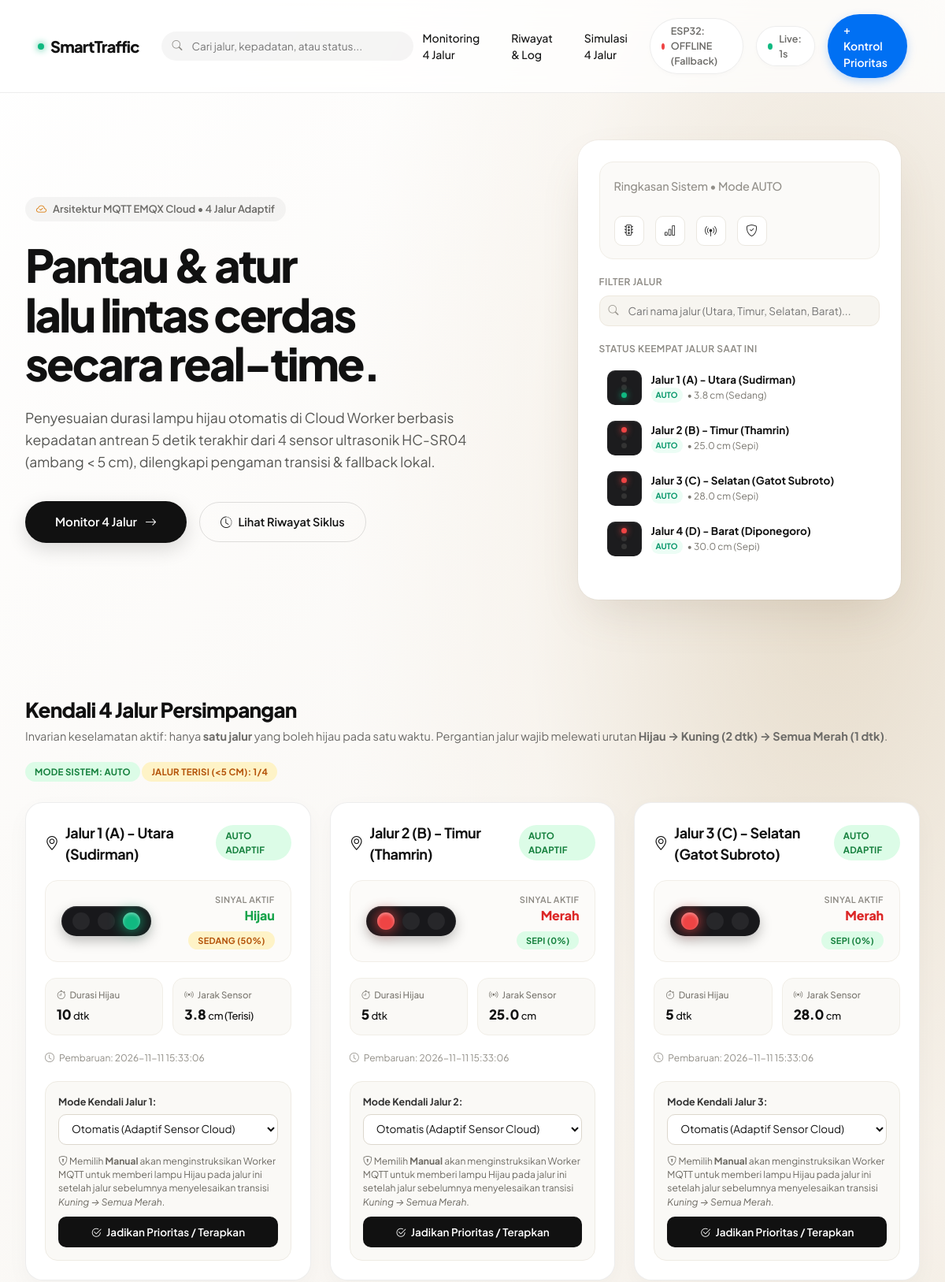
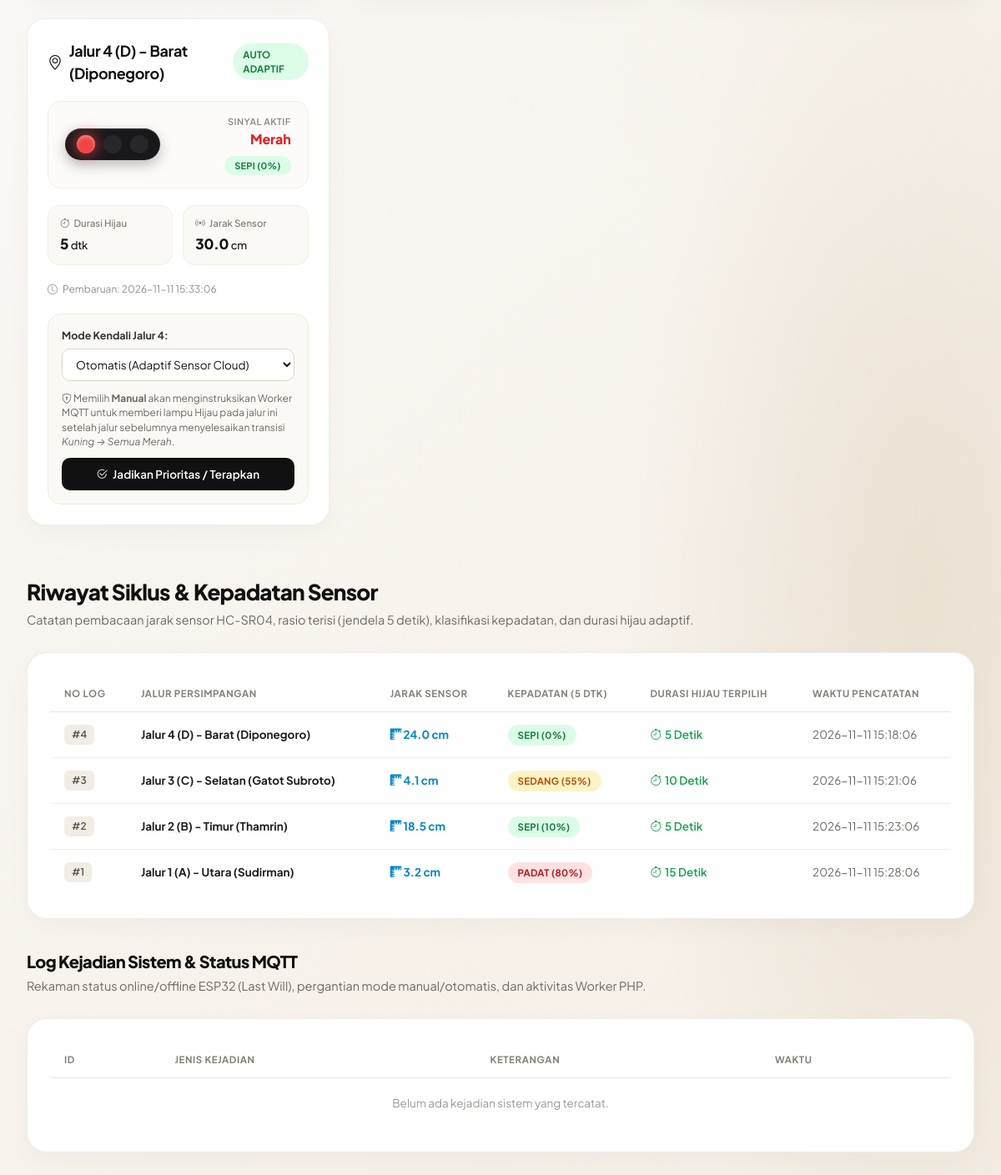
The page / on the database its author committed (2 pictures, top to bottom).
### tables this page shows
CREATE TABLE IF NOT EXISTS `status_persimpangan` (
  `id` int(11) NOT NULL AUTO_INCREMENT,
  `nama_simpang` varchar(100) NOT NULL,
  `mode` enum('auto','manual') NOT NULL DEFAULT 'auto',
  `lampu_aktif` enum('merah','kuning','hijau') NOT NULL DEFAULT 'merah',
  `durasi_hijau` int(11) NOT NULL DEFAULT 5,
  `jarak_cm` decimal(5,1) NOT NULL DEFAULT 30.0 COMMENT 'Jarak objek dari sensor HC-SR04 (cm)',
  `rasio_terisi` decimal(5,1) NOT NULL DEFAULT 0.0 COMMENT 'Persentase terisi dalam jendela 5 detik (%)',
  `kepadatan` enum('Sepi','Sedang','Padat') NOT NULL DEFAULT 'Sepi' COMMENT 'Klasifikasi kepadatan jalur',
  `jumlah_kendaraan` int(11) NOT NULL DEFAULT 0 COMMENT '[DEPRECATED] Dipertahankan untuk kompatibilitas lama',
  `updated_at` timestamp NOT NULL DEFAULT CURRENT_TIMESTAMP ON UPDATE CURRENT_TIMESTAMP,
  PRIMARY KEY (`id`)
);

CREATE TABLE IF NOT EXISTS `log_lalu_lintas` (
  `id` int(11) NOT NULL AUTO_INCREMENT,
  `simpang_id` int(11) NOT NULL,
  `jarak_cm` decimal(5,1) NOT NULL DEFAULT 30.0,
  `rasio_terisi` decimal(5,1) NOT NULL DEFAULT 0.0,
  `kepadatan` enum('Sepi','Sedang','Padat') NOT NULL DEFAULT 'Sepi',
  `jumlah_kendaraan` int(11) NOT NULL DEFAULT 0 COMMENT '[DEPRECATED] 1=terisi (<ambang), 0=kosong',
  `durasi_terpilih` int(11) NOT NULL,
  `lampu_aktif` enum('merah','kuning','hijau') NOT NULL DEFAULT 'hijau',
  `waktu_catat` timestamp NOT NULL DEFAULT CURRENT_TIMESTAMP,
  PRIMARY KEY (`id`),
  KEY `idx_simpang_waktu` (`simpang_id`, `waktu_catat`)
);

### index.php (called while the page is built, shortened)
<?php
require_once __DIR__ . '/koneksi.php';
$config_map = [
    'mode'            => 'AUTO',
    'prioritas'       => '0',
    'ambang_cm'       => '5',
    'hijau_sepi'      => '5',
    'hijau_sedang'    => '10',
    'hijau_padat'     => '15',
    'esp32_status'    => 'offline',
    'esp32_last_seen' => '0',
    'active_lane'     => '1',
    'phase_state'     => 'HIJAU',
];
$cfg_result = $conn->query("SELECT `kunci`, `nilai` FROM `config`");
if ($cfg_result) {
    while ($c = $cfg_result->fetch_assoc()) {
        $config_map[$c['kunci']] = $c['nilai'];
    }
}
$result = $conn->query("SELECT * FROM `status_persimpangan` ORDER BY `id` ASC LIMIT 4");
$persimpangan_list = [];
$total_terisi = 0;
if ($result) {
    while ($row = $result->fetch_assoc()) {
        $persimpangan_list[] = $row;
        if (floatval($row['jarak_cm'] ?? 30.0) < floatval($config_map['ambang_cm'] ?? 5.0)) {
            $total_terisi++;
        }
    }
}
$log_result = $conn->query("SELECT l.*, s.nama_simpang
    FROM `log_lalu_lintas` l
    LEFT JOIN `status_persimpangan` s ON l.simpang_id = s.id
    ORDER BY l.id DESC LIMIT 8");
$logs = [];
if ($log_result) {
    while ($log = $log_result->fetch_assoc()) {
        $logs[] = $log;
    }
}
$event_logs = [];
include 'includes/header.php';
include 'includes/hero.php';
include 'includes/simpang_grid.php';
include 'includes/log_table.php';
include 'includes/footer.php';
?>

### includes/simpang_grid.php (the view, shortened to what this page needs)
<section id="control-section">
    <div class="section-header-block">
        <div>
            <h2 class="section-title">Kendali 4 Jalur Persimpangan</h2>
            <p class="section-desc">
                Invarian keselamatan aktif: hanya <strong>satu jalur</strong> yang boleh hijau pada satu waktu. Pergantian jalur wajib melewati urutan <strong>Hijau &rarr; Kuning (<?= intval($config_map['kuning'] ?? 2); ?> dtk) &rarr; Semua Merah (<?= intval($config_map['semua_merah'] ?? 1); ?> dtk)</strong>.
            </p>
        </div>
        <div class="d-flex gap-2" style="align-items: center; flex-wrap: wrap;">
            <span class="pill-badge badge-auto">Mode Sistem: <?= htmlspecialchars($config_map['mode'] ?? 'AUTO'); ?></span>
            <span class="pill-badge badge-manual">Jalur Terisi (&lt;<?= htmlspecialchars($config_map['ambang_cm'] ?? '10'); ?> cm): <?= intval($total_terisi); ?>/4</span>
        </div>
    </div>
    <div class="intersections-grid" id="gridCards">
        <?php foreach ($persimpangan_list as $row):
            $idJalur   = intval($row['id']);
            $isManual  = ($row['mode'] === 'manual');
            $lampu     = strtolower($row['lampu_aktif'] ?? 'merah');
            $jarakCm   = floatval($row['jarak_cm'] ?? 30.0);
            $rasio     = floatval($row['rasio_terisi'] ?? 0.0);
            $kepadatan = $row['kepadatan'] ?? 'Sepi';
            $ambangCm  = floatval($config_map['ambang_cm'] ?? 10.0);
            $terisiSkr = ($jarakCm < $ambangCm);
            $badgeKepadatanClass = 'badge-auto';
            if ($kepadatan === 'Padat') {
                $badgeKepadatanClass = 'badge-padat';
            } elseif ($kepadatan === 'Sedang') {
                $badgeKepadatanClass = 'badge-manual';
            }
        ?>
        <div class="simpang-card" id="simpang-<?= $idJalur; ?>" data-name="<?= strtolower(htmlspecialchars($row['nama_simpang'] . ' ' . $kepadatan)); ?>">
            <div class="card-top-bar">
                <div class="simpang-name">
                    <i class="bi bi-geo-alt text-muted"></i>
                    <?= htmlspecialchars($row['nama_simpang']); ?>
                </div>
                <span class="pill-badge <?= $isManual ? 'badge-manual' : 'badge-auto'; ?>">
                    <?= $isManual ? 'PRIORITAS MANUAL' : 'AUTO ADAPTIF'; ?>
                </span>
            </div>
            <div class="traffic-light-visual-box">
                <div class="physical-traffic-light">
                    <div class="light-bulb merah <?= ($lampu === 'merah') ? 'active' : ''; ?>" title="Lampu Merah"></div>
                    <div class="light-bulb kuning <?= ($lampu === 'kuning') ? 'active' : ''; ?>" title="Lampu Kuning"></div>
                    <div class="light-bulb hijau <?= ($lampu === 'hijau') ? 'active' : ''; ?>" title="Lampu Hijau"></div>
                </div>
                <div class="light-status-label">
                    <div class="label-text">Sinyal Aktif</div>
                    <div class="active-color-name <?= htmlspecialchars($lampu); ?>"><?= ucfirst(htmlspecialchars($lampu)); ?></div>
                    <div style="margin-top: 6px;">
                        <span class="pill-badge <?= $badgeKepadatanClass; ?>" style="font-size: 11px;">
                            <?= htmlspecialchars($kepadatan); ?> (<?= number_format($rasio, 0); ?>%)
                        </span>
                    </div>
                </div>
            </div>
            <div class="metrics-row">
                <div class="metric-chip">
                    <div class="metric-label">
                        <i class="bi bi-stopwatch"></i> Durasi Hijau
                    </div>
                    <div class="metric-value">
                        <?= intval($row['durasi_hijau']); ?>
                        <span style="font-size: 13px; font-weight: 500;">dtk</span>
                    </div>
                </div>
                <div class="metric-chip">
                    <div class="metric-label">
                        <i class="bi bi-broadcast"></i> Jarak Sensor
                    </div>
                    <div class="metric-value">
                        <?= number_format($jarakCm, 1); ?>
                        <span style="font-size: 13px; font-weight: 500;">cm <?= $terisiSkr ? '(Terisi)' : ''; ?></span>
                    </div>
                </div>
            </div>
            <div class="timestamp-info">
                <i class="bi bi-clock"></i>
                <span>Pembaruan: <?= htmlspecialchars($row['updated_at']); ?></span>
            </div>
            <div class="control-form-wrapper">
                <form action="update_manual.php" method="POST" onsubmit="pauseRefreshDuringSubmit()">
                    <div class="form-row">
                        <label class="form-label-custom">Mode Kendali Jalur <?= $idJalur; ?>:</label>
                        <select name="mode" class="form-select-custom" onchange="handleModeChange(this, <?= $idJalur; ?>)">
                            <option value="auto" <?= !$isManual ? 'selected' : ''; ?>>Otomatis (Adaptif Sensor Cloud)</option>
                        </select>
                    </div>
                    <div class="form-row" style="font-size: 12px; color: #6c6962; line-height: 1.45; margin-bottom: 10px;">
                        <i class="bi bi-shield-lock"></i>
                        Memilih <strong>Manual</strong> akan menginstruksikan Worker MQTT untuk memberi lampu Hijau pada jalur ini setelah jalur sebelumnya menyelesaikan transisi <em>Kuning &rarr; Semua Merah</em>.
                    </div>
                    <button type="submit" id="btn-submit-<?= $idJalur; ?>" class="btn-apply-custom">
                        <i class="bi bi-check2-circle"></i>
                        <?= $isManual ? 'Perbarui / Terapkan Mode' : 'Jadikan Prioritas / Terapkan'; ?>
                    </button>
                </form>
            </div>
        </div>
        <?php endforeach; ?>
    </div>
</section>

### includes/hero.php
<section class="hero-section">
    <div class="hero-left">
        <div class="hero-tag">
            <i class="bi bi-cloud-check"></i>
            <span>Arsitektur MQTT EMQX Cloud &bull; 4 Jalur Adaptif</span>
        </div>
        <h1 class="hero-title">
            Pantau &amp; atur<br>
            lalu lintas cerdas<br>
            secara real-time.
        </h1>
        <p class="hero-subtitle">
            Penyesuaian durasi lampu hijau otomatis di Cloud Worker berbasis kepadatan antrean 5 detik terakhir dari 4 sensor ultrasonik HC-SR04 (ambang &lt; <?= htmlspecialchars($config_map['ambang_cm'] ?? '10'); ?> cm), dilengkapi pengaman transisi &amp; fallback lokal.
        </p>
        <div class="hero-actions">
            <a href="#control-section" class="btn-hero-black">
                <span>Monitor 4 Jalur</span>
                <i class="bi bi-arrow-right"></i>
            </a>
            <a href="#log-section" class="btn-hero-ghost">
                <i class="bi bi-clock-history"></i>
                <span>Lihat Riwayat Siklus</span>
            </a>
        </div>
    </div>
    <div class="hero-right">
        <div class="floating-card">
            <div class="card-prompt-box">
                <div class="prompt-header">
                    Ringkasan Sistem &bull; Mode <?= htmlspecialchars($config_map['mode'] ?? 'AUTO'); ?>
                </div>
                <div class="prompt-icons">
                    <a href="#control-section" class="prompt-icon-btn" title="Kontrol 4 Jalur"><i class="bi bi-stoplights"></i></a>
                    <a href="#log-section" class="prompt-icon-btn" title="Riwayat & Log"><i class="bi bi-bar-chart"></i></a>
                    <span class="prompt-icon-btn" title="Jalur Terisi"><i class="bi bi-broadcast-pin"></i></span>
                    <span class="prompt-icon-btn" title="Pengaman Transisi Aktif"><i class="bi bi-shield-check"></i></span>
                </div>
            </div>
            <span class="card-section-label">Filter Jalur</span>
            <div class="card-search-pill">
                <i class="bi bi-search"></i>
                <input type="text" placeholder="Cari nama jalur (Utara, Timur, Selatan, Barat)..." oninput="filterIntersections(this.value)">
            </div>
            <div class="card-item-group">
                <span class="card-section-label">Status Keempat Jalur Saat Ini</span>
                <?php foreach ($persimpangan_list as $item): ?>
                <a href="#simpang-<?= intval($item['id']); ?>" class="card-item-row">
                    <div class="item-thumb-signal">
                        <span class="signal-mini-dot red <?= ($item['lampu_aktif'] === 'merah') ? 'active' : ''; ?>"></span>
                        <span class="signal-mini-dot yellow <?= ($item['lampu_aktif'] === 'kuning') ? 'active' : ''; ?>"></span>
                        <span class="signal-mini-dot green <?= ($item['lampu_aktif'] === 'hijau') ? 'active' : ''; ?>"></span>
                    </div>
                    <div class="item-info">
                        <div class="item-title"><?= htmlspecialchars($item['nama_simpang']); ?></div>
                        <div class="item-desc">
                            <span class="item-badge-mode <?= ($item['mode'] === 'manual') ? 'badge-mode-manual' : 'badge-mode-auto'; ?>">
                                <?= ($item['mode'] === 'manual') ? 'PRIORITAS' : 'AUTO'; ?>
                            </span>
                            <span>&bull; <?= number_format(floatval($item['jarak_cm'] ?? 30), 1); ?> cm (<?= htmlspecialchars($item['kepadatan'] ?? 'Sepi'); ?>)</span>
                        </div>
                    </div>
                </a>
                <?php endforeach; ?>
            </div>
        </div>
    </div>
</section>

### includes/log_table.php (shortened to what this page needs)
<section id="log-section">
    <div class="section-header-block">
        <div>
            <h2 class="section-title">Riwayat Siklus &amp; Kepadatan Sensor</h2>
            <p class="section-desc">Catatan pembacaan jarak sensor HC-SR04, rasio terisi (jendela 5 detik), klasifikasi kepadatan, dan durasi hijau adaptif.</p>
        </div>
    </div>
    <div class="log-container">
        <table class="custom-table">
            <thead>
                <tr>
                    <th>No Log</th>
                    <th>Jalur Persimpangan</th>
                    <th>Jarak Sensor</th>
                    <th>Kepadatan (5 dtk)</th>
                    <th>Durasi Hijau Terpilih</th>
                    <th>Waktu Pencatatan</th>
                </tr>
            </thead>
            <tbody>
                <?php if (empty($logs)): ?>
                <tr>
                    <td colspan="6" style="text-align: center; color: #9c9890; padding: 24px;">Belum ada riwayat siklus yang tercatat.</td>
                </tr>
                <?php else: ?>
                    <?php foreach ($logs as $log):
                        $namaJalurLog = !empty($log['nama_simpang']) ? $log['nama_simpang'] : ('Jalur ' . intval($log['simpang_id']));
                        $jarakLog     = isset($log['jarak_cm']) ? number_format(floatval($log['jarak_cm']), 1) . ' cm' : '-';
                        $rasioLog     = isset($log['rasio_terisi']) ? number_format(floatval($log['rasio_terisi']), 0) . '%' : '0%';
                        $kepadatanLog = $log['kepadatan'] ?? 'Sepi';
                    ?>
                    <tr>
                        <td><span class="pill-id">#<?= intval($log['id']); ?></span></td>
                        <td><strong><?= htmlspecialchars($namaJalurLog); ?></strong></td>
                        <td><span class="pill-unit"><i class="bi bi-rulers"></i> <?= htmlspecialchars($jarakLog); ?></span></td>
                        <td>
                            <span class="pill-badge <?= ($kepadatanLog === 'Padat') ? 'badge-padat' : (($kepadatanLog === 'Sedang') ? 'badge-manual' : 'badge-auto'); ?>">
                                <?= htmlspecialchars($kepadatanLog); ?> (<?= htmlspecialchars($rasioLog); ?>)
                            </span>
                        </td>
                        <td><span class="pill-duration"><i class="bi bi-stopwatch"></i> <?= intval($log['durasi_terpilih']); ?> Detik</span></td>
                        <td style="color: #6c6962;"><?= htmlspecialchars($log['waktu_catat']); ?></td>
                    </tr>
                    <?php endforeach; ?>
                <?php endif; ?>
            </tbody>
        </table>
    </div>
    <div class="section-header-block" style="margin-top: 36px;">
        <div>
            <h2 class="section-title" style="font-size: 20px;">Log Kejadian Sistem &amp; Status MQTT</h2>
            <p class="section-desc">Rekaman status online/offline ESP32 (Last Will), pergantian mode manual/otomatis, dan aktivitas Worker PHP.</p>
        </div>
    </div>
    <div class="log-container">
        <table class="custom-table">
            <thead>
                <tr>
                    <th>ID</th>
                    <th>Jenis Kejadian</th>
                    <th>Keterangan</th>
                    <th>Waktu</th>
                </tr>
            </thead>
            <tbody>
                <?php if (empty($event_logs)): ?>
                <tr>
                    <td colspan="4" style="text-align: center; color: #9c9890; padding: 20px;">Belum ada kejadian sistem yang tercatat.</td>
                </tr>
                <?php endif; ?>
            </tbody>
        </table>
    </div>
</section>

### rows shown on the page
status_persimpangan: nama_simpang "Jalur 1 (A) - Utara (Sudirman)", shows "AUTO", jarak_cm "3.8", kepadatan "Sedang", shows "AUTO ADAPTIF", lampu_aktif "Hijau", kepadatan "SEDANG", rasio_terisi "50", durasi_hijau "10", shows "(Terisi)", updated_at "2026-11-11 15:33:06", id "1", mode "Otomatis (Adaptif Sensor Cloud)", shows "Jadikan Prioritas / Terapkan"
status_persimpangan: nama_simpang "Jalur 2 (B) - Timur (Thamrin)", shows "AUTO", jarak_cm "25.0", kepadatan "Sepi", shows "AUTO ADAPTIF", lampu_aktif "Merah", kepadatan "SEPI", rasio_terisi "0", durasi_hijau "5", updated_at "2026-11-11 15:33:06", id "2", mode "Otomatis (Adaptif Sensor Cloud)", shows "Jadikan Prioritas / Terapkan"
status_persimpangan: nama_simpang "Jalur 3 (C) - Selatan (Gatot Subroto)", shows "AUTO", jarak_cm "28.0", kepadatan "Sepi", shows "AUTO ADAPTIF", lampu_aktif "Merah", kepadatan "SEPI", rasio_terisi "0", durasi_hijau "5", updated_at "2026-11-11 15:33:06", id "3", mode "Otomatis (Adaptif Sensor Cloud)", shows "Jadikan Prioritas / Terapkan"
status_persimpangan: nama_simpang "Jalur 4 (D) - Barat (Diponegoro)", shows "AUTO", jarak_cm "30.0", kepadatan "Sepi", shows "AUTO ADAPTIF", lampu_aktif "Merah", kepadatan "SEPI", rasio_terisi "0", durasi_hijau "5", updated_at "2026-11-11 15:33:06", id "4", mode "Otomatis (Adaptif Sensor Cloud)", shows "Jadikan Prioritas / Terapkan"
log_lalu_lintas: id "4", status_persimpangan.nama_simpang "Jalur 4 (D) - Barat (Diponegoro)", jarak_cm "24.0 cm", kepadatan "SEPI", rasio_terisi "0%", durasi_terpilih "5", waktu_catat "2026-11-11 15:18:06"
log_lalu_lintas: id "3", status_persimpangan.nama_simpang "Jalur 3 (C) - Selatan (Gatot Subroto)", jarak_cm "4.1 cm", kepadatan "SEDANG", rasio_terisi "55%", durasi_terpilih "10", waktu_catat "2026-11-11 15:21:06"
log_lalu_lintas: id "2", status_persimpangan.nama_simpang "Jalur 2 (B) - Timur (Thamrin)", jarak_cm "18.5 cm", kepadatan "SEPI", rasio_terisi "10%", durasi_terpilih "5", waktu_catat "2026-11-11 15:23:06"
log_lalu_lintas: id "1", status_persimpangan.nama_simpang "Jalur 1 (A) - Utara (Sudirman)", jarak_cm "3.2 cm", kepadatan "PADAT", rasio_terisi "80%", durasi_terpilih "15", waktu_catat "2026-11-11 15:28:06"

### other values the page prints
$config_map['ambang_cm'] "5"
$config_map['mode'] "AUTO"
$config_map['kuning'] "2"
$config_map['semua_merah'] "1"
$total_terisi "1"
